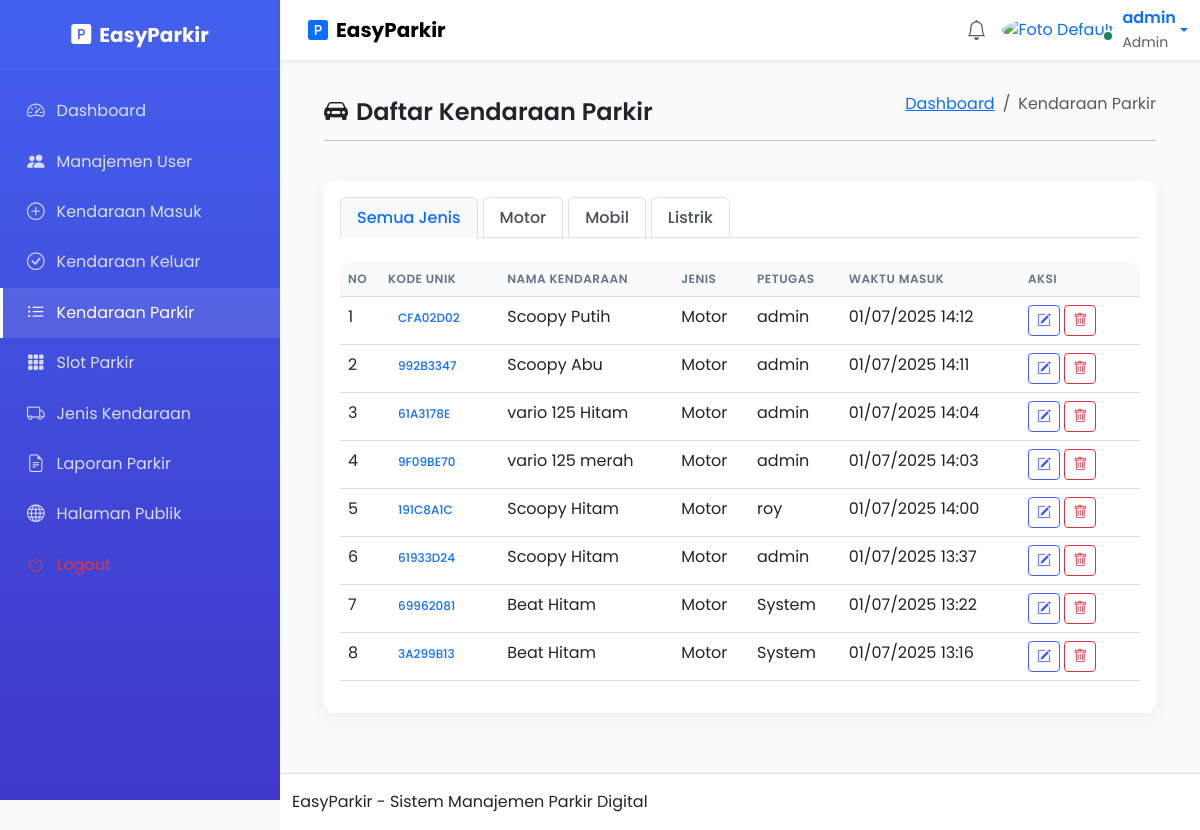
The page /admin/parkir_aktif.php (signed in) on the database its author committed.
### tables this page shows
CREATE TABLE `jenisKendaraan` (
    `id_jenisKendaraan` int(11) NOT NULL,
    `jenis_kendaraan` varchar(20) DEFAULT NULL,
    `harga` varchar(10) DEFAULT NULL,
    `kapasitas_slot` int(11) DEFAULT '0'
  );

CREATE TABLE `kendaraan_masuk` (
    `id` int(11) NOT NULL,
    `kode_unik` varchar(20) NOT NULL,
    `nama_kendaraan` varchar(50) DEFAULT NULL,
    `id_jenisKendaraan` int(11) DEFAULT NULL,
    `waktu_masuk` timestamp NOT NULL DEFAULT CURRENT_TIMESTAMP,
    `id_user` int(11) NOT NULL
  );

CREATE TABLE `user` (
    `id` int(11) NOT NULL,
    `username` varchar(50) DEFAULT NULL,
    `password` varchar(255) DEFAULT NULL,
    `role` enum('admin','petugas') NOT NULL DEFAULT 'petugas'
  );

### admin/parkir_aktif.php (the view, shortened to what this page needs)
<?php
include "../config/config.php";
$per_page = 10;
$page = isset($_GET['page']) ? (int)$_GET['page'] : 1;
$start = ($page > 1) ? ($page * $per_page) - $per_page : 0;
$filter = '';
$jenis_filter = isset($_GET['jenis']) ? $_GET['jenis'] : '';
$data = mysqli_query($koneksi, "
    SELECT km.*, jk.jenis_kendaraan, u.username as petugas
    FROM kendaraan_masuk km
    JOIN jenisKendaraan jk ON km.id_jenisKendaraan = jk.id_jenisKendaraan
    LEFT JOIN user u ON km.id_user = u.id
    $filter
    ORDER BY km.waktu_masuk DESC
    LIMIT $start, $per_page
");
$jenis_kendaraan = mysqli_query($koneksi, "SELECT * FROM jenisKendaraan");
?>
<!DOCTYPE html>
<html lang="en">
<head>
    <?php require_once('template/css.php'); ?>
</head>
<body>
<div class="main-wrapper">
    <?php require_once('template/sidebar.php'); ?>
    <div class="main-content">
        <?php require_once('template/nav.php'); ?>
        <div class="content-wrapper">
            <div class="container-fluid">
                <div class="row mb-4">
                    <div class="col-12">
                        <div class="d-flex justify-content-between align-items-center">
                            <h4 class="fw-semibold mb-0"><i class="bi bi-car-front-fill me-2"></i>Daftar Kendaraan Parkir</h4>
                            <nav aria-label="breadcrumb">
                                <ol class="breadcrumb">
                                    <li class="breadcrumb-item"><a href="index.php">Dashboard</a></li>
                                    <li class="breadcrumb-item active" aria-current="page">Kendaraan Parkir</li>
                                </ol>
                            </nav>
                        </div>
                        <hr class="mt-2">
                    </div>
                </div>
                <div class="card dashboard-card">
                    <div class="card-body">
                        <div class="mb-4">
                            <ul class="nav nav-tabs" id="jenisTab" role="tablist">
                                <li class="nav-item" role="presentation">
                                    <a class="nav-link <?= empty($jenis_filter) ? 'active' : '' ?>"
                                       href="parkir_aktif.php"
                                       aria-selected="<?= empty($jenis_filter) ? 'true' : 'false' ?>">
                                        Semua Jenis
                                    </a>
                                </li>
                                <?php while ($jk = mysqli_fetch_assoc($jenis_kendaraan)): ?>
                                <li class="nav-item" role="presentation">
                                    <a class="nav-link <?= $jenis_filter == $jk['id_jenisKendaraan'] ? 'active' : '' ?>"
                                       href="parkir_aktif.php?jenis=<?= $jk['id_jenisKendaraan'] ?>"
                                       aria-selected="<?= $jenis_filter == $jk['id_jenisKendaraan'] ? 'true' : 'false' ?>">
                                        <?= $jk['jenis_kendaraan'] ?>
                                    </a>
                                </li>
                                <?php endwhile; ?>
                            </ul>
                        </div>
                        <div class="table-responsive">
                            <table class="table table-hover">
                                <thead class="table-light">
                                    <tr>
                                        <th width="5%">No</th>
                                        <th>Kode Unik</th>
                                        <th>Nama Kendaraan</th>
                                        <th>Jenis</th>
                                        <th>Petugas</th>
                                        <th>Waktu Masuk</th>
                                        <th width="15%">Aksi</th>
                                    </tr>
                                </thead>
                                <tbody>
                                    <?php
                                    $no = $start + 1;
                                    while ($row = mysqli_fetch_assoc($data)):
                                    ?>
                                    <tr>
                                        <td><?= $no++ ?></td>
                                        <td><span class="badge bg-primary-light text-primary"><?= $row['kode_unik'] ?></span></td>
                                        <td><?= $row['nama_kendaraan'] ?></td>
                                        <td><?= $row['jenis_kendaraan'] ?></td>
                                        <td><?= $row['petugas'] ?? 'System' ?></td>
                                        <td><?= date("d/m/Y H:i", strtotime($row['waktu_masuk'])) ?></td>
                                        <td>
                                            <button class="btn btn-sm btn-outline-primary edit-btn"
                                                    data-bs-toggle="modal"
                                                    data-bs-target="#editModal"
                                                    data-id="<?= $row['id'] ?>"
                                                    data-nama="<?= $row['nama_kendaraan'] ?>"
                                                    data-jenis="<?= $row['id_jenisKendaraan'] ?>">
                                                <i class="bi bi-pencil-square"></i>
                                            </button>
                                            <a href="hapus_kendaraan.php?id=<?= $row['id'] ?>"
                                               class="btn btn-sm btn-outline-danger"
                                               onclick="return confirm('Yakin hapus data ini?')">
                                                <i class="bi bi-trash"></i>
                                            </a>
                                        </td>
                                    </tr>
                                    <?php endwhile; ?>
                                </tbody>
                            </table>
                        </div>
                    </div>
                </div>
            </div>
        </div>
        <?php require_once('template/footer.php'); ?>
    </div>
</div>
</body>
</html>

### admin/template/css.php (style rules this page uses)
:root { --primary-color: #4361ee; --secondary-color: #3f37c9; --sidebar-width: 280px; --topbar-height: 70px; }
body { font-family: 'Poppins', sans-serif; background-color: #f8fafc; overflow-x: hidden; }
.main-content { margin-left: var(--sidebar-width); min-height: 100vh; transition: all 0.3s ease; }
.content-wrapper { padding: 2rem; }
.dashboard-card { border: none; border-radius: 10px; box-shadow: 0 4px 20px rgba(0, 0, 0, 0.05); transition: transform 0.3s ease, box-shadow 0.3s ease; }
.table-responsive { border-radius: 10px; overflow: hidden; }
.table thead th { background-color: #f8fafc; font-weight: 600; text-transform: uppercase; font-size: 0.75rem; letter-spacing: 0.5px; color: #64748b; }
.badge { font-weight: 500; padding: 5px 10px; border-radius: 8px; }
.btn-outline-primary { color: var(--primary-color); border-color: var(--primary-color); }
.main-content { flex: 1; display: flex; flex-direction: column; }
.content-wrapper { flex: 1; padding-bottom: 60px; }

### admin/parkir_aktif.php (style rules this page uses)
.nav-tabs .nav-link { border: 1px solid #dee2e6; border-bottom: none; margin-right: 5px; color: #495057; font-weight: 500; }
.nav-tabs .nav-link.active { background-color: #f8f9fa; border-color: #dee2e6 #dee2e6 #f8f9fa; color: #0d6efd; }

### rows shown on the page
jeniskendaraan: jenis_kendaraan "Motor"
jeniskendaraan: jenis_kendaraan "Mobil"
jeniskendaraan: jenis_kendaraan "Listrik"
kendaraan_masuk: kode_unik "CFA02D02", nama_kendaraan "Scoopy Putih", id_jenisKendaraan.jenis_kendaraan "Motor", id_user.username "admin", waktu_masuk "01/07/2025 14:12"
kendaraan_masuk: kode_unik "992B3347", nama_kendaraan "Scoopy Abu", id_jenisKendaraan.jenis_kendaraan "Motor", id_user.username "admin", waktu_masuk "01/07/2025 14:11"
kendaraan_masuk: kode_unik "61A3178E", nama_kendaraan "vario 125 Hitam", id_jenisKendaraan.jenis_kendaraan "Motor", id_user.username "admin", waktu_masuk "01/07/2025 14:04"
kendaraan_masuk: kode_unik "9F09BE70", nama_kendaraan "vario 125 merah", id_jenisKendaraan.jenis_kendaraan "Motor", id_user.username "admin", waktu_masuk "01/07/2025 14:03"
kendaraan_masuk: kode_unik "191C8A1C", nama_kendaraan "Scoopy Hitam", id_jenisKendaraan.jenis_kendaraan "Motor", id_user.username "roy", waktu_masuk "01/07/2025 14:00"
kendaraan_masuk: kode_unik "61933D24", nama_kendaraan "Scoopy Hitam", id_jenisKendaraan.jenis_kendaraan "Motor", id_user.username "admin", waktu_masuk "01/07/2025 13:37"
kendaraan_masuk: kode_unik "69962081", nama_kendaraan "Beat Hitam", id_jenisKendaraan.jenis_kendaraan "Motor", petugas "System", waktu_masuk "01/07/2025 13:22"
kendaraan_masuk: kode_unik "3A299B13", nama_kendaraan "Beat Hitam", id_jenisKendaraan.jenis_kendaraan "Motor", petugas "System", waktu_masuk "01/07/2025 13:16"

### other values the page prints
$_SESSION['username'] "admin"
$_SESSION['role'] "Admin"
